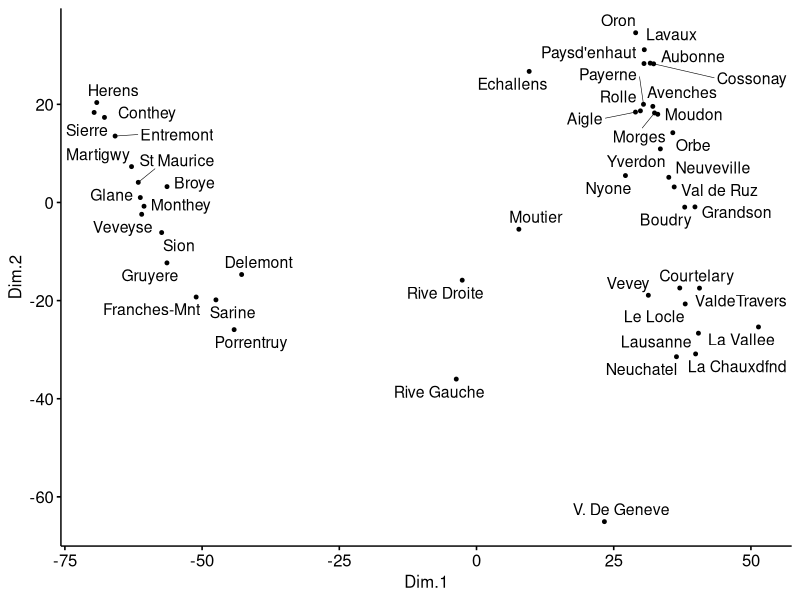
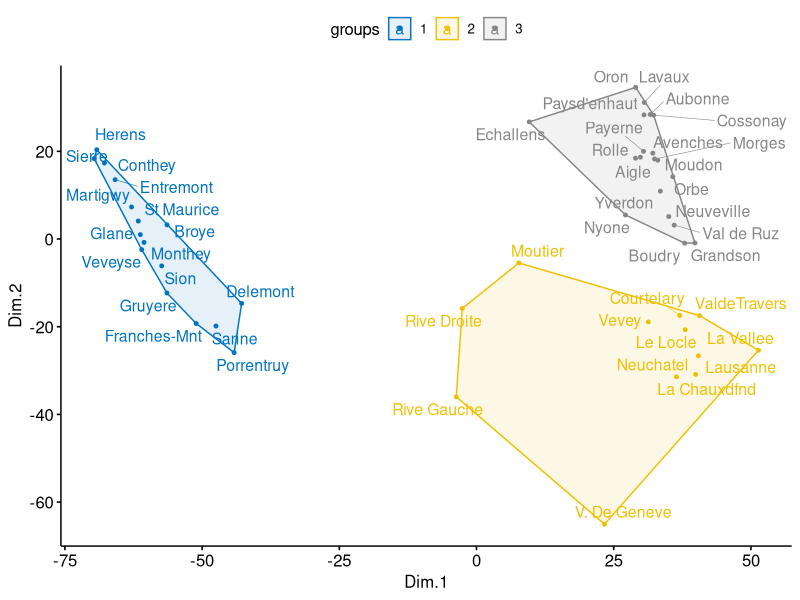
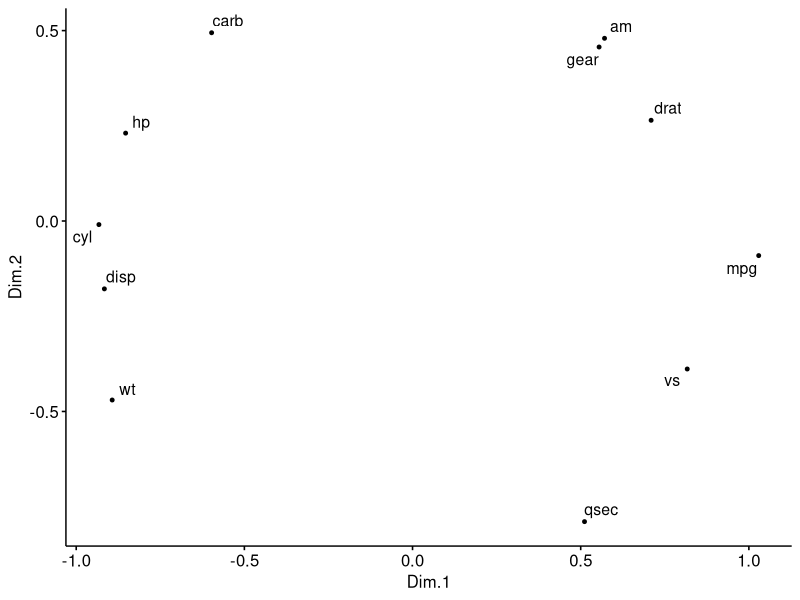

Source code (R) for these figures, in order:
data("swiss")
head(swiss)

# Load required packages
library(magrittr)
library(dplyr)
library(ggpubr)
# Cmpute MDS
mds <- swiss %>%
  dist() %>%          
  cmdscale() %>%
  as_tibble(.name_repair = 'unique')
colnames(mds) <- c("Dim.1", "Dim.2")
# Plot MDS
ggscatter(mds, x = "Dim.1", y = "Dim.2", 
          label = rownames(swiss),
          size = 1,
          repel = TRUE)

# K-means clustering
clust <- kmeans(mds, 3)$cluster %>%
  as.factor()
mds <- mds %>%
  mutate(groups = clust)
# Plot and color by groups
ggscatter(mds, x = "Dim.1", y = "Dim.2", 
          label = rownames(swiss),
          color = "groups",
          palette = "jco",
          size = 1, 
          ellipse = TRUE,
          ellipse.type = "convex",
          repel = TRUE)

########################

res.cor <- cor(mtcars, method = "spearman")
mds.cor <- (1 - res.cor) %>%
  cmdscale() %>%
  as_tibble()
colnames(mds.cor) <- c("Dim.1", "Dim.2")
ggscatter(mds.cor, x = "Dim.1", y = "Dim.2", 
          size = 1,
          label = colnames(res.cor),
          repel = TRUE)
